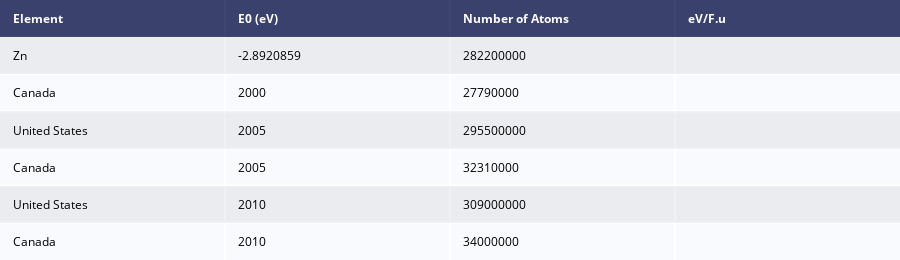

Notebook source saved alongside this figure:
### Code cell
import plotly.figure_factory as ff

data_matrix = [['Element', 'E0 (eV)', 'Number of Atoms','eV/F.u'],
               ['Zn', float(Zn_E), 282200000],
               ['Canada', 2000, 27790000],
               ['United States', 2005, 295500000],
               ['Canada', 2005, 32310000],
               ['United States', 2010, 309000000],
               ['Canada', 2010, 34000000]]

fig = ff.create_table(data_matrix)
fig.show()
print("this")

### Figure 1 — Plotly figure (JSON) as saved in the notebook; plotly's stock layout.template omitted (floating-point values rounded to 4 significant figures)
{"data": [{"colorscale": [[0, "#00083e"], [0.5, "#ededee"], [1, "#ffffff"]], "hoverinfo": "none", "opacity": 0.75, "showscale": false, "type": "heatmap", "z": [[0, 0, 0, 0], [0.5, 0.5, 0.5, 0.5], [1, 1, 1, 1], [0.5, 0.5, 0.5, 0.5], [1, 1, 1, 1], [0.5, 0.5, 0.5, 0.5], [1, 1, 1, 1]]}], "layout": {"annotations": [{"align": "left", "font": {"color": "#ffffff"}, "showarrow": false, "text": "<b>Element</b>", "x": -0.45, "xanchor": "left", "xref": "x", "y": 0, "yref": "y"}, {"align": "left", "font": {"color": "#ffffff"}, "showarrow": false, "text": "<b>E0 (eV)</b>", "x": 0.55, "xanchor": "left", "xref": "x", "y": 0, "yref": "y"}, {"align": "left", "font": {"color": "#ffffff"}, "showarrow": false, "text": "<b>Number of Atoms</b>", "x": 1.55, "xanchor": "left", "xref": "x", "y": 0, "yref": "y"}, {"align": "left", "font": {"color": "#ffffff"}, "showarrow": false, "text": "<b>eV/F.u</b>", "x": 2.55, "xanchor": "left", "xref": "x", "y": 0, "yref": "y"}, {"align": "left", "font": {"color": "#000000"}, "showarrow": false, "text": "Zn", "x": -0.45, "xanchor": "left", "xref": "x", "y": 1, "yref": "y"}, {"align": "left", "font": {"color": "#000000"}, "showarrow": false, "text": "-2.8920859", "x": 0.55, "xanchor": "left", "xref": "x", "y": 1, "yref": "y"}, {"align": "left", "font": {"color": "#000000"}, "showarrow": false, "text": "282200000", "x": 1.55, "xanchor": "left", "xref": "x", "y": 1, "yref": "y"}, {"align": "left", "font": {"color": "#000000"}, "showarrow": false, "text": "Canada", "x": -0.45, "xanchor": "left", "xref": "x", "y": 2, "yref": "y"}, {"align": "left", "font": {"color": "#000000"}, "showarrow": false, "text": "2000", "x": 0.55, "xanchor": "left", "xref": "x", "y": 2, "yref": "y"}, {"align": "left", "font": {"color": "#000000"}, "showarrow": false, "text": "27790000", "x": 1.55, "xanchor": "left", "xref": "x", "y": 2, "yref": "y"}, {"align": "left", "font": {"color": "#000000"}, "showarrow": false, "text": "United States", "x": -0.45, "xanchor": "left", "xref": "x", "y": 3, "yref": "y"}, {"align": "left", "font": {"color": "#000000"}, "showarrow": false, "text": "2005", "x": 0.55, "xanchor": "left", "xref": "x", "y": 3, "yref": "y"}, {"align": "left", "font": {"color": "#000000"}, "showarrow": false, "text": "295500000", "x": 1.55, "xanchor": "left", "xref": "x", "y": 3, "yref": "y"}, {"align": "left", "font": {"color": "#000000"}, "showarrow": false, "text": "Canada", "x": -0.45, "xanchor": "left", "xref": "x", "y": 4, "yref": "y"}, {"align": "left", "font": {"color": "#000000"}, "showarrow": false, "text": "2005", "x": 0.55, "xanchor": "left", "xref": "x", "y": 4, "yref": "y"}, {"align": "left", "font": {"color": "#000000"}, "showarrow": false, "text": "32310000", "x": 1.55, "xanchor": "left", "xref": "x", "y": 4, "yref": "y"}, {"align": "left", "font": {"color": "#000000"}, "showarrow": false, "text": "United States", "x": -0.45, "xanchor": "left", "xref": "x", "y": 5, "yref": "y"}, {"align": "left", "font": {"color": "#000000"}, "showarrow": false, "text": "2010", "x": 0.55, "xanchor": "left", "xref": "x", "y": 5, "yref": "y"}, {"align": "left", "font": {"color": "#000000"}, "showarrow": false, "text": "309000000", "x": 1.55, "xanchor": "left", "xref": "x", "y": 5, "yref": "y"}, {"align": "left", "font": {"color": "#000000"}, "showarrow": false, "text": "Canada", "x": -0.45, "xanchor": "left", "xref": "x", "y": 6, "yref": "y"}, {"align": "left", "font": {"color": "#000000"}, "showarrow": false, "text": "2010", "x": 0.55, "xanchor": "left", "xref": "x", "y": 6, "yref": "y"}, {"align": "left", "font": {"color": "#000000"}, "showarrow": false, "text": "34000000", "x": 1.55, "xanchor": "left", "xref": "x", "y": 6, "yref": "y"}], "height": 260, "margin": {"b": 0, "l": 0, "r": 0, "t": 0}, "xaxis": {"dtick": 1, "gridwidth": 2, "showticklabels": false, "tick0": -0.5, "ticks": "", "zeroline": false}, "yaxis": {"autorange": "reversed", "dtick": 1, "gridwidth": 2, "showticklabels": false, "tick0": 0.5, "ticks": "", "zeroline": false}}}
